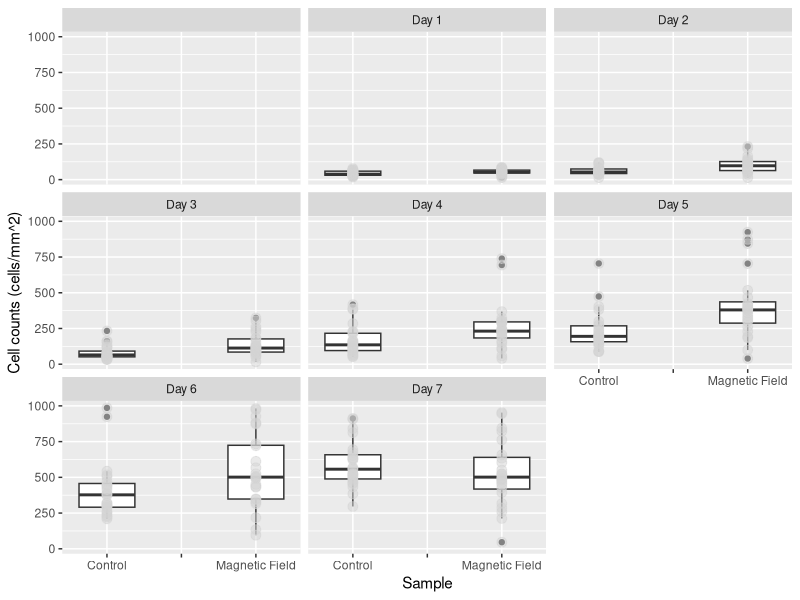
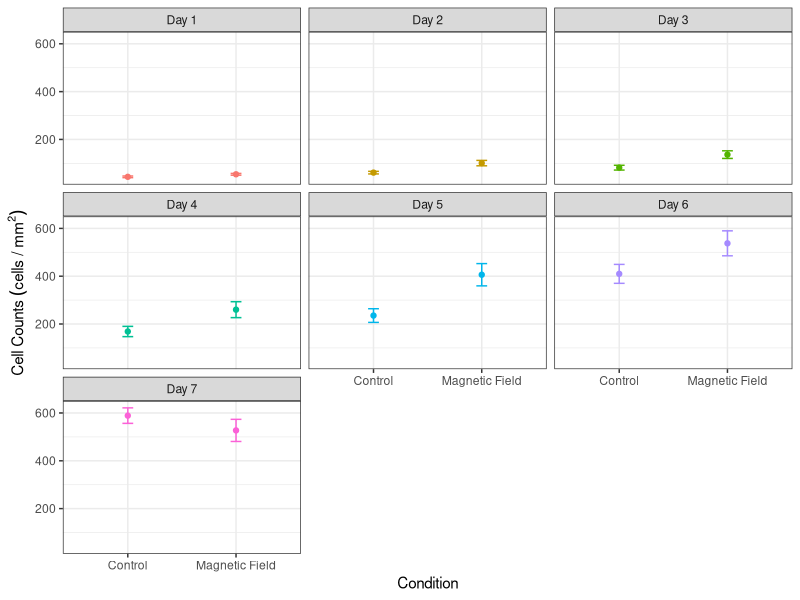
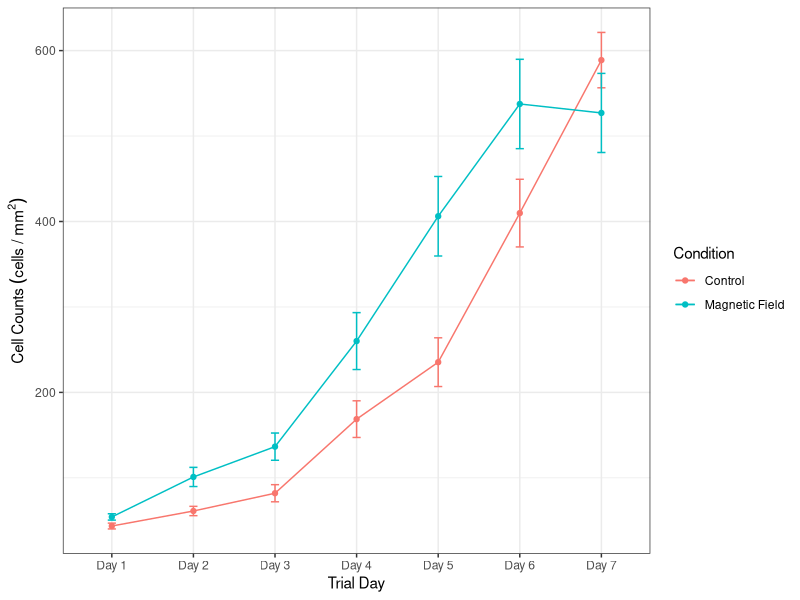
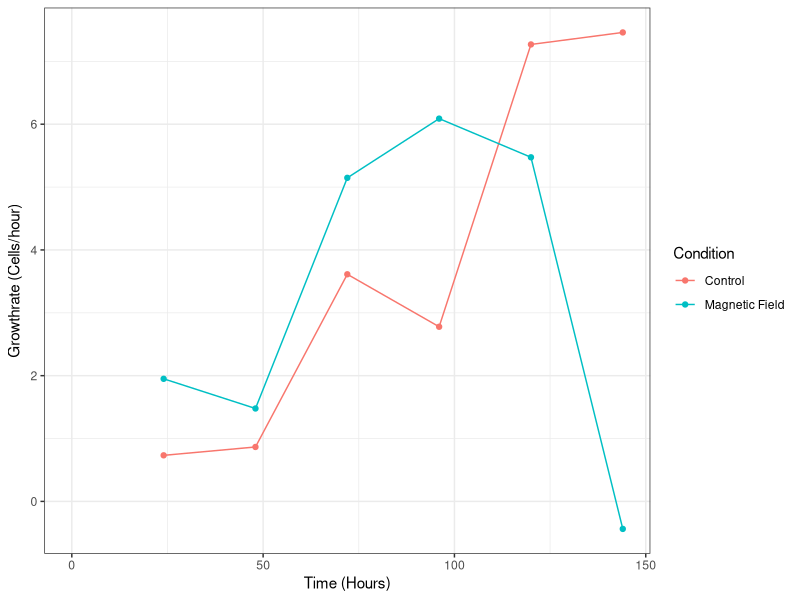
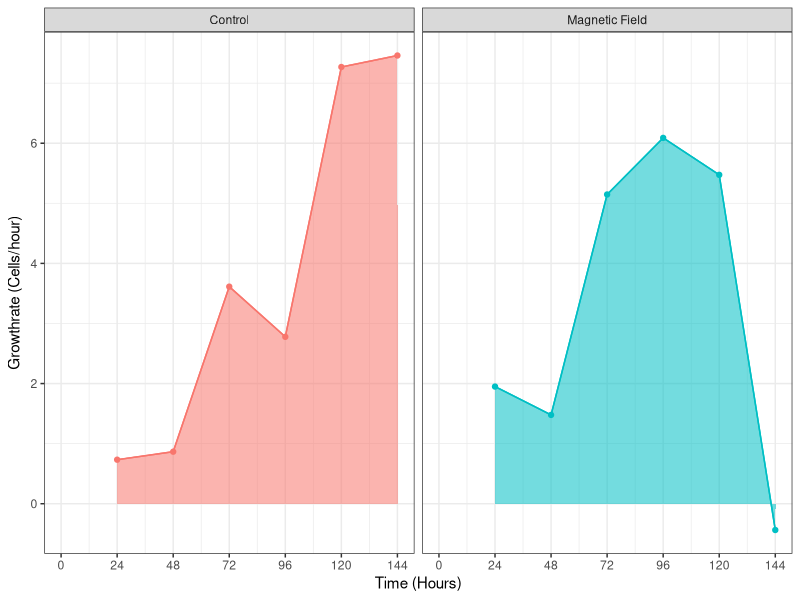

These figures' R source, in order:
## ---- chunk 1
# clear the environment
rm(list = ls())

# import the libraries that we will use
library(ggplot2)
library(dplyr)
library(here)
library(ggfortify)

## ---- chunk 2
# import the data set that we will be analysing, the stringsAsFactors = True argument converts categorical data to factors so we can analyse the levels
counts <- read.csv(here("Data", "CMF4_HT22Cells_3-3_3-10.csv"),stringsAsFactors = TRUE)

# take a look at the structure of the data
glimpse(counts)

# recode the counts to be before and after exposure
counts$Condition <- recode(counts$Condition, "B-Field" = 'Magnetic Field')

# relevel the data to put the control first
counts<- mutate(counts, Condition = relevel(Condition, ref = "Control"),
                        )



## ---- chunk 3
# make a box plot of the data
ggplot(counts, aes(x = Condition, y = Cell_Count)) +
geom_boxplot()+
  geom_point(size = 3, colour = 'lightgrey', alpha = 0.5)+
  facet_wrap(~Trial_Day)+
  xlab("Sample") +
  ylab("Cell counts (cells/mm^2)")
## ---- chunk 4
# find the means of the cell counts and put them in a new table
mean_counts <- counts %>% 
  filter(!is.na(Date), !is.na(Trial_Day), Condition == "Control" | Condition == "Magnetic Field") %>%
    group_by(Condition,Trial_Day) %>% summarise(
      meancounts = mean(Cell_Count),
      secounts = sd(Cell_Count)/sqrt(sum(!is.na(Cell_Count)))
  
       )
## ---- chunk 5
# create scatterplot with error bars
ggplot(mean_counts, aes(Condition, meancounts, color = Trial_Day))+
     geom_point()+
     geom_line()+
     geom_errorbar(aes(ymin = meancounts - secounts,
                       ymax = meancounts + secounts), width = 0.1)+
    theme_bw()+
    facet_wrap(~Trial_Day)+
    theme(legend.position="none")+
    xlab("Condition")+
    ylab(expression(Cell~Counts~(cells~"/"~mm^2)))
         
## ---- chunk 6
library(scales)
# create scatter plot with error bars
ggplot(mean_counts, aes(Trial_Day, meancounts, color = Condition, group = Condition))+
     geom_point()+
     geom_line()+
     scale_color_manual(values=c('#F8766D','#00BFC4', "dodgerblue"))+
     geom_errorbar(aes(ymin = meancounts - secounts,
                       ymax = meancounts + secounts), width = 0.1)+
    theme_bw()+
    #theme(legend.position="none")+
    xlab("Trial Day")+
    ylab(expression(Cell~Counts~(cells~"/"~mm^2)))
## ---- chunk 7
# calculate the growth rates using a for loop and store the results of the data in   a new dataframe

#define the starting value of x (where we want the loop to start iterating through   our previous data set)
  x <- 1

# make an empty data frame
d <- data.frame()

# Write for loop to go through and create a new data set with the growth rates
  for(i in mean_counts$meancounts) {
    y = mean_counts$meancounts[x + 1]
    
    z = (y-mean_counts$meancounts[x])/24
    
    print(z)
    
    x = x+1
    
    d = rbind(d, z)
  }

## ---- chunk 8
# add in the hours and slope variables to look at how the growth rate changes over time
mean_counts["Hours"] <-c(0,24,48,72,96, 120, 144, 0,24,48,72,96, 120, 144)
mean_counts["Slope"] <- c(NA,0.733, 0.866, 3.613, 2.778, 7.269097, 7.460069, NA,1.95, 1.478, 5.147, 6.089, 5.473958, -0.4375)

## ---- chunk 9
# create scatter plot that shows the slopes of each of the conditions
ggplot(mean_counts, aes(Hours, Slope, color = Condition, group = Condition))+
     geom_point()+
     geom_line()+
     scale_color_manual(values=c('#F8766D','#00BFC4'))+
     #geom_errorbar(aes(ymin = standardcounts - secounts,
                       #ymax = standardcounts + secounts), width = 0.1)+
    theme_bw()+
    #theme(legend.position="none")+
    xlab("Time (Hours)")+
    ylab(expression("Growthrate (Cells/hour)"))
## ---- chunk 10
# create scatter plot that shows the slopes of each of the conditions
ggplot(mean_counts, aes(Hours, Slope, color = Condition, group = Condition))+
     geom_point()+
     geom_line()+
     scale_color_manual(values=c('#F8766D','#00BFC4'))+
     #geom_errorbar(aes(ymin = standardcounts - secounts,
                       #ymax = standardcounts + secounts), width = 0.1)+
    geom_area(aes(fill = Condition, alpha = 0.2))+
    
    theme_bw()+
    scale_x_continuous(breaks=seq(0,144,by=24))+
    theme(legend.position="none")+
    xlab("Time (Hours)")+
    ylab(expression("Growthrate (Cells/hour)")) +
  facet_wrap(~Condition)
